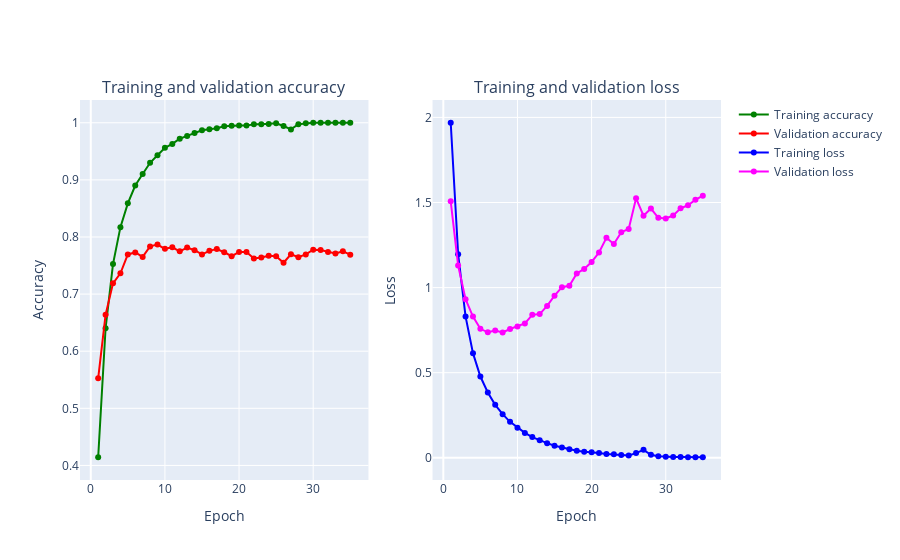

Here is the notebook cell this chart was saved with:
### Code cell
def create_trace(x,y,ylabel,color):
        trace = go.Scatter(
            x = x,y = y,
            name=ylabel,
            marker=dict(color=color),
            mode = "markers+lines",
            text=x
        )
        return trace
    
def plot_accuracy_and_loss(history):
    acc = history.history['accuracy']
    val_acc = history.history['val_accuracy']
    loss = history.history['loss']
    val_loss = history.history['val_loss']
    epochs = list(range(1,len(acc)+1))
    #define the traces
    trace_ta = create_trace(epochs,acc,"Training accuracy", "Green")
    trace_va = create_trace(epochs,val_acc,"Validation accuracy", "Red")
    trace_tl = create_trace(epochs,loss,"Training loss", "Blue")
    trace_vl = create_trace(epochs,val_loss,"Validation loss", "Magenta")
    fig = plotly.subplots.make_subplots(rows=1,cols=2, subplot_titles=('Training and validation accuracy',
                                                             'Training and validation loss'))
    #add traces to the figure
    fig.append_trace(trace_ta,1,1)
    fig.append_trace(trace_va,1,1)
    fig.append_trace(trace_tl,1,2)
    fig.append_trace(trace_vl,1,2)
    #set the layout for the figure
    fig['layout']['xaxis'].update(title = 'Epoch')
    fig['layout']['xaxis2'].update(title = 'Epoch')
    fig['layout']['yaxis'].update(title = 'Accuracy')
    fig['layout']['yaxis2'].update(title = 'Loss')
    #plot
    iplot(fig, filename='accuracy-loss')
    fig.update_layout(autosize=False,width=1100,height=500) # Remove this line to display the interactive chart only
    fig.show("svg") # Remove this line to display the interactive chart only
    
# Plot the accuracy and loss curves
plot_accuracy_and_loss(history)

### Figure 1 — Plotly figure (JSON) as saved in the notebook; plotly's stock layout.template omitted (floating-point values rounded to 4 significant figures)
{"data": [{"marker": {"color": "Green"}, "mode": "markers+lines", "name": "Training accuracy", "text": ["1", "2", "3", "4", "5", "6", "7", "8", "9", "10", "11", "12", "13", "14", "15", "16", "17", "18", "19", "20", "21", "22", "23", "24", "25", "26", "27", "28", "29", "30", "31", "32", "33", "34", "35"], "type": "scatter", "x": [1, 2, 3, 4, 5, 6, 7, 8, 9, 10, 11, 12, 13, 14, 15, 16, 17, 18, 19, 20, 21, 22, 23, 24, 25, 26, 27, 28, 29, 30, 31, 32, 33, 34, 35], "xaxis": "x", "y": [0.4143, 0.6401, 0.7525, 0.8172, 0.8589, 0.89, 0.9103, 0.9299, 0.943, 0.9561, 0.9629, 0.9721, 0.977, 0.9819, 0.9868, 0.9887, 0.9903, 0.994, 0.9948, 0.9951, 0.995, 0.9975, 0.9975, 0.9977, 0.9991, 0.9942, 0.9883, 0.9973, 0.9992, 1, 1, 1, 1, 1, 1], "yaxis": "y"}, {"marker": {"color": "Red"}, "mode": "markers+lines", "name": "Validation accuracy", "text": ["1", "2", "3", "4", "5", "6", "7", "8", "9", "10", "11", "12", "13", "14", "15", "16", "17", "18", "19", "20", "21", "22", "23", "24", "25", "26", "27", "28", "29", "30", "31", "32", "33", "34", "35"], "type": "scatter", "x": [1, 2, 3, 4, 5, 6, 7, 8, 9, 10, 11, 12, 13, 14, 15, 16, 17, 18, 19, 20, 21, 22, 23, 24, 25, 26, 27, 28, 29, 30, 31, 32, 33, 34, 35], "xaxis": "x", "y": [0.5525, 0.6639, 0.7188, 0.7365, 0.7694, 0.7729, 0.7651, 0.7835, 0.7867, 0.7792, 0.782, 0.7749, 0.7816, 0.7769, 0.7694, 0.7757, 0.7788, 0.7733, 0.7663, 0.7737, 0.7737, 0.7624, 0.7639, 0.7671, 0.7663, 0.7549, 0.7698, 0.7647, 0.7694, 0.7776, 0.7773, 0.7737, 0.771, 0.7749, 0.769], "yaxis": "y"}, {"marker": {"color": "Blue"}, "mode": "markers+lines", "name": "Training loss", "text": ["1", "2", "3", "4", "5", "6", "7", "8", "9", "10", "11", "12", "13", "14", "15", "16", "17", "18", "19", "20", "21", "22", "23", "24", "25", "26", "27", "28", "29", "30", "31", "32", "33", "34", "35"], "type": "scatter", "x": [1, 2, 3, 4, 5, 6, 7, 8, 9, 10, 11, 12, 13, 14, 15, 16, 17, 18, 19, 20, 21, 22, 23, 24, 25, 26, 27, 28, 29, 30, 31, 32, 33, 34, 35], "xaxis": "x2", "y": [1.969, 1.196, 0.8305, 0.6147, 0.4774, 0.3835, 0.311, 0.2564, 0.2111, 0.1763, 0.1462, 0.1215, 0.1029, 0.08597, 0.07096, 0.06011, 0.05065, 0.04077, 0.03484, 0.03258, 0.02776, 0.02152, 0.02056, 0.0168, 0.01346, 0.02745, 0.0466, 0.01754, 0.00946, 0.005534, 0.004582, 0.004019, 0.003528, 0.003178, 0.003008], "yaxis": "y2"}, {"marker": {"color": "Magenta"}, "mode": "markers+lines", "name": "Validation loss", "text": ["1", "2", "3", "4", "5", "6", "7", "8", "9", "10", "11", "12", "13", "14", "15", "16", "17", "18", "19", "20", "21", "22", "23", "24", "25", "26", "27", "28", "29", "30", "31", "32", "33", "34", "35"], "type": "scatter", "x": [1, 2, 3, 4, 5, 6, 7, 8, 9, 10, 11, 12, 13, 14, 15, 16, 17, 18, 19, 20, 21, 22, 23, 24, 25, 26, 27, 28, 29, 30, 31, 32, 33, 34, 35], "xaxis": "x2", "y": [1.507, 1.129, 0.9316, 0.83, 0.7578, 0.7373, 0.7475, 0.7367, 0.7567, 0.7716, 0.7897, 0.8399, 0.8441, 0.8925, 0.9522, 1.003, 1.01, 1.083, 1.109, 1.151, 1.206, 1.293, 1.256, 1.326, 1.345, 1.524, 1.422, 1.464, 1.41, 1.406, 1.423, 1.466, 1.484, 1.516, 1.54], "yaxis": "y2"}], "layout": {"annotations": [{"font": {"size": 16}, "showarrow": false, "text": "Training and validation accuracy", "x": 0.225, "xanchor": "center", "xref": "paper", "y": 1, "yanchor": "bottom", "yref": "paper"}, {"font": {"size": 16}, "showarrow": false, "text": "Training and validation loss", "x": 0.775, "xanchor": "center", "xref": "paper", "y": 1, "yanchor": "bottom", "yref": "paper"}], "xaxis": {"anchor": "y", "domain": [0, 0.45], "title": {"text": "Epoch"}}, "xaxis2": {"anchor": "y2", "domain": [0.55, 1], "title": {"text": "Epoch"}}, "yaxis": {"anchor": "x", "domain": [0, 1], "title": {"text": "Accuracy"}}, "yaxis2": {"anchor": "x2", "domain": [0, 1], "title": {"text": "Loss"}}}}
